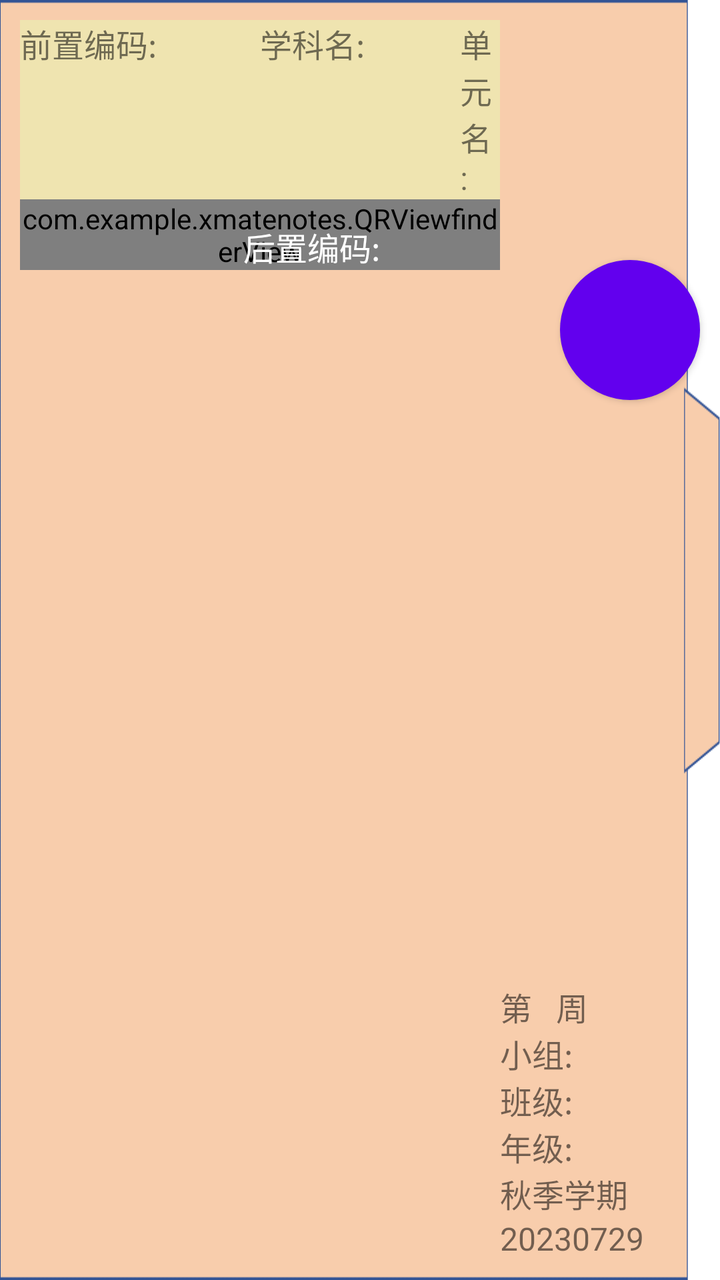
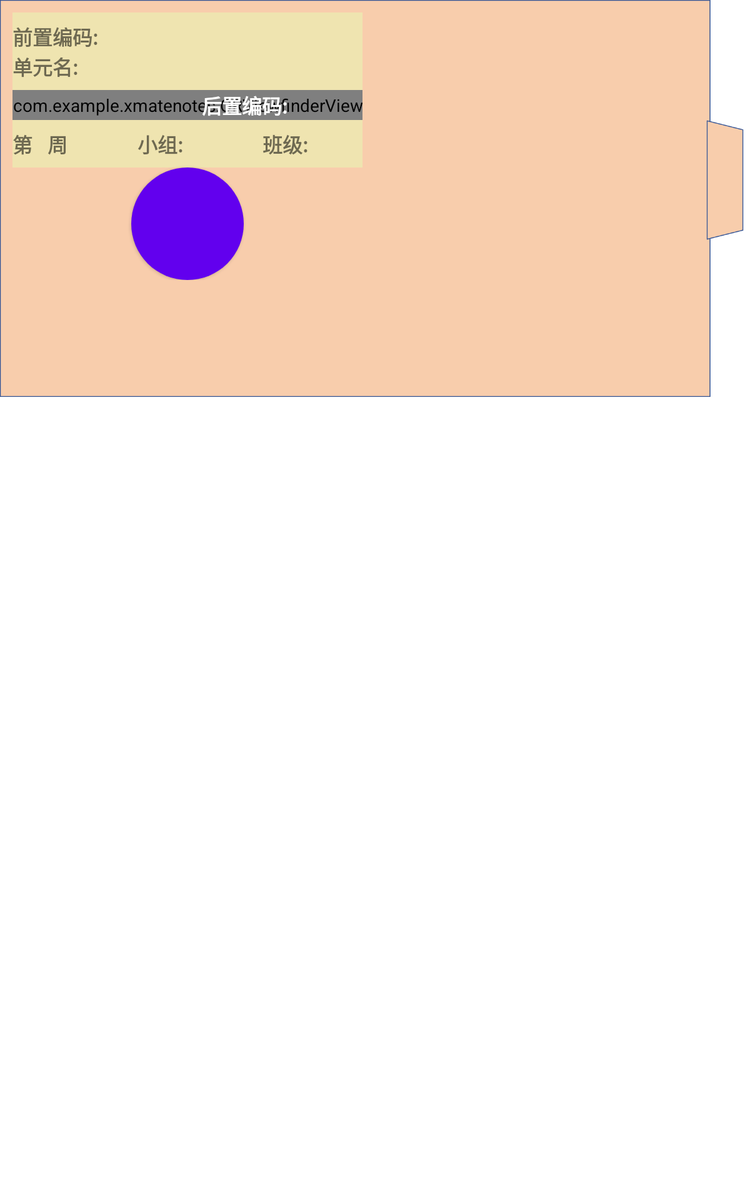

An Android layout and its configuration variant, each rendered on a device that would load it. The default file and the variant file are quoted in full after the pictures.
<!-- AndroidManifest.xml: application theme Theme.XmateNotes -->
<!-- res/layout/activity_opencamera.xml -->
<RelativeLayout
    xmlns:android="http://schemas.android.com/apk/res/android"
    xmlns:tools="http://schemas.android.com/tools"
    xmlns:app="http://schemas.android.com/apk/res-auto"
    android:layout_width="match_parent"
    android:layout_height="match_parent"
    tools:context=".ui.qrcode.WeChatQRCodeActivity"
    >

    <RelativeLayout
        android:id="@+id/left_layout"
        android:layout_width="wrap_content"
        android:layout_height="wrap_content"
        android:background="@drawable/camera_background"
        >

        <LinearLayout
            android:layout_width="wrap_content"
            android:layout_height="wrap_content"
            android:orientation="horizontal">

            <LinearLayout
                android:layout_width="0dp"
                android:layout_height="wrap_content"
                android:layout_weight="1"
                android:layout_marginTop="10dp"
                android:layout_marginBottom="10dp"
                android:layout_marginStart="10dp"
                android:orientation="vertical">

                <RelativeLayout
                    android:layout_width="match_parent"
                    android:layout_height="wrap_content"
                    android:id="@+id/TopBar_layout"
                    android:background="#EFE4B0"
                    >

                    <TextView
                        android:id="@+id/precode_text"
                        android:layout_width="wrap_content"
                        android:layout_height="wrap_content"
                        android:text="前置编码:"
                        android:textSize="16dp"
                        />

                    <TextView
                        android:layout_marginStart="120dp"
                        android:id="@+id/subject_text"
                        android:layout_width="wrap_content"
                        android:layout_height="wrap_content"
                        android:text="学科名:"
                        android:textSize="16dp"
                        />

                    <TextView
                        android:layout_marginStart="220dp"
                        android:id="@+id/unit_text"
                        android:layout_width="wrap_content"
                        android:layout_height="wrap_content"
                        android:text="单元名:"
                        android:textSize="16dp"
                        />

                    <TextView
                        android:layout_marginStart="420dp"
                        android:id="@+id/stage_text"
                        android:layout_width="wrap_content"
                        android:layout_height="wrap_content"
                        android:text="阶段:"
                        android:textSize="16dp"
                        />

                    <TextView
                        android:layout_marginStart="560dp"
                        android:id="@+id/classtime_text"
                        android:layout_width="wrap_content"
                        android:layout_height="wrap_content"
                        android:text="课时:"
                        android:textSize="16dp"
                        />


                </RelativeLayout>

                <FrameLayout
                    android:layout_below="@id/TopBar_layout"
                    android:layout_toStartOf="@id/verticalBar_layout"
                    android:layout_alignStart="@id/TopBar_layout"
                    android:layout_alignEnd="@id/TopBar_layout"
                    android:layout_width="wrap_content"
                    android:layout_weight="1"
                    android:layout_height="0dp">

                    <androidx.camera.view.PreviewView
                        android:id="@+id/previewView"
                        android:layout_width="match_parent"
                        android:layout_height="match_parent"/>
                    <ImageView
                        android:id="@+id/ivResult"
                        android:layout_width="match_parent"
                        android:layout_height="match_parent"/>
                    <com.example.xmatenotes.QRViewfinderView
                        android:id="@+id/QRViewfinderView"
                        android:layout_width="match_parent"
                        android:layout_height="match_parent"
                        app:vvViewfinderStyle="popular"
                        app:vvLaserStyle="image"
                        app:vvLaserDrawableRatio="0.8"
                        app:vvLaserDrawable="@drawable/ic_laser_line"/>

                    <TextView
                            android:id="@+id/postcode_text"
                            android:layout_width="wrap_content"
                            android:layout_height="wrap_content"
                            android:text="后置编码:"
                            android:textSize="16dp"
                            android:textColor="@color/white"
                            android:layout_marginEnd="60dp"
                            android:layout_gravity="right|bottom">

                    </TextView>

                </FrameLayout>
                </LinearLayout>

            <RelativeLayout
                android:layout_width="75dp"
                android:layout_height="wrap_content"
                android:layout_marginEnd="35dp"
                android:layout_marginBottom="10dp"
                android:id="@+id/verticalBar_layout"
                >

                <TextView
                    android:id="@+id/week_text"
                    android:layout_width="wrap_content"
                    android:layout_height="wrap_content"
                    android:text="第   周"
                    android:textSize="16dp"
                    android:layout_above="@id/group_text"
                    />
                <TextView
                    android:id="@+id/group_text"
                    android:layout_width="wrap_content"
                    android:layout_height="wrap_content"
                    android:text="小组:"
                    android:textSize="16dp"
                    android:layout_above="@id/room_text"
                    />

                <TextView
                    android:id="@+id/room_text"
                    android:layout_width="wrap_content"
                    android:layout_height="wrap_content"
                    android:text="班级:"
                    android:textSize="16dp"
                    android:layout_above="@id/grade_text"
                    />
                <TextView
                    android:id="@+id/grade_text"
                    android:layout_width="wrap_content"
                    android:layout_height="wrap_content"
                    android:text="年级:"
                    android:textSize="16dp"
                    android:layout_above="@id/term_text"
                    />
                <TextView
                    android:id="@+id/term_text"
                    android:layout_width="wrap_content"
                    android:layout_height="wrap_content"
                    android:text="秋季学期"
                    android:textSize="16dp"
                    android:layout_above="@id/day_text"
                    />

                <TextView
                    android:id="@+id/day_text"
                    android:layout_width="wrap_content"
                    android:layout_height="wrap_content"
                    android:text="20230729"
                    android:textSize="16dp"
                    android:layout_alignParentBottom="true"

                    />
            </RelativeLayout>

        </LinearLayout>

    
    
    
    
    
    
    
    
    

        <Button
            android:id="@+id/btnCapture"
            android:layout_width="70dp"
            android:layout_height="70dp"
            android:layout_alignParentEnd="true"
            android:layout_centerHorizontal="true"
            android:layout_marginTop="130dp"
            android:layout_marginEnd="10dp"
            android:background="@drawable/circle_shape"
            android:text=" "
            android:textColor="#000000"
            android:textSize="22sp" />

    </RelativeLayout>
























































































</RelativeLayout>
<!-- resources referenced by this layout -->
<resources>
  <color name="white">#FFFFFFFF</color>
  <!-- drawable camera_background: png bitmap (drawable-xxhdpi, 9941 bytes) -->
  <!-- drawable circle_shape (drawable) -->
  <shape xmlns:android="http://schemas.android.com/apk/res/android"
      android:shape="oval">
      <solid android:color="#7F82BB" />
      <size
          android:width="48dp"
          android:height="48dp" />
  </shape>
  <style name="Theme.XmateNotes" parent="Theme.MaterialComponents.DayNight.DarkActionBar">
          
          <item name="colorPrimary">@color/purple_500</item>
          <item name="colorPrimaryVariant">@color/purple_700</item>
          <item name="colorOnPrimary">@color/white</item>
          
          <item name="colorSecondary">@color/teal_200</item>
          <item name="colorSecondaryVariant">@color/teal_700</item>
          <item name="colorOnSecondary">@color/black</item>
          
          <item name="android:statusBarColor">?attr/colorPrimaryVariant</item>
          
      </style>
  <color name="purple_500">#FF6200EE</color>
  <color name="purple_700">#FF3700B3</color>
  <color name="teal_200">#FF03DAC5</color>
  <color name="teal_700">#FF018786</color>
  <color name="black">#FF000000</color>
</resources>
<!-- res/layout-large/activity_opencamera.xml (the repository's variant of the layout above) -->
<!-- drawn on a 7-inch tablet held upright -->
<RelativeLayout
    xmlns:android="http://schemas.android.com/apk/res/android"
    xmlns:tools="http://schemas.android.com/tools"
    xmlns:app="http://schemas.android.com/apk/res-auto"
    android:layout_width="match_parent"
    android:layout_height="match_parent"
    tools:context=".ui.qrcode.WeChatQRCodeActivity"
    >

    <RelativeLayout
        android:id="@+id/left_layout"
        android:layout_width="wrap_content"
        android:layout_height="wrap_content"
        android:background="@drawable/camera_background"
        >

        <LinearLayout
            android:layout_width="wrap_content"
            android:layout_height="wrap_content"
            android:orientation="horizontal">

            <LinearLayout
                android:layout_width="0dp"
                android:layout_height="wrap_content"
                android:layout_weight="1"
                android:layout_marginEnd="70dp"
                android:layout_marginTop="10dp"
                android:layout_marginBottom="10dp"
                android:layout_marginStart="10dp"
                android:orientation="vertical">

                <RelativeLayout
                    android:layout_width="match_parent"
                    android:layout_height="wrap_content"
                    android:paddingVertical="7dp"
                    android:id="@+id/topBar_layout"
                    android:background="#EFE4B0"
                    >

                    <TextView
                        android:id="@+id/precode_text"
                        android:layout_width="wrap_content"
                        android:layout_height="wrap_content"
                        android:text="前置编码:"
                        android:textSize="16sp"
                        android:textStyle="bold"
                        />

                    <TextView
                        android:layout_marginStart="300dp"
                        android:id="@+id/subject_text"
                        android:layout_width="wrap_content"
                        android:layout_height="wrap_content"
                        android:text="学科名:"
                        android:textSize="16sp"
                        android:textStyle="bold"
                        />

                    <TextView
                        android:layout_below="@id/precode_text"
                        android:id="@+id/unit_text"
                        android:layout_width="wrap_content"
                        android:layout_height="wrap_content"
                        android:text="单元名:"
                        android:textSize="16sp"
                        android:textStyle="bold"
                        />

                    <TextView
                        android:layout_below="@id/subject_text"
                        android:layout_marginStart="300dp"
                        android:id="@+id/stage_text"
                        android:layout_width="wrap_content"
                        android:layout_height="wrap_content"
                        android:text="阶段:"
                        android:textSize="16sp"
                        android:textStyle="bold"
                        />

                    <TextView
                        android:layout_below="@id/subject_text"
                        android:layout_marginStart="480dp"
                        android:id="@+id/classtime_text"
                        android:layout_width="wrap_content"
                        android:layout_height="wrap_content"
                        android:text="课时:"
                        android:textSize="16sp"
                        android:textStyle="bold"
                        />


                </RelativeLayout>

                <FrameLayout
                    android:layout_below="@id/TopBar_layout"
                    android:layout_toStartOf="@id/verticalBar_layout"
                    android:layout_alignStart="@id/TopBar_layout"
                    android:layout_alignEnd="@id/TopBar_layout"
                    android:layout_width="wrap_content"
                    android:layout_weight="1"
                    android:layout_height="0dp">

                    <androidx.camera.view.PreviewView
                        android:id="@+id/previewView"
                        android:layout_width="match_parent"
                        android:layout_height="match_parent"/>
                    <ImageView
                        android:id="@+id/ivResult"
                        android:layout_width="match_parent"
                        android:layout_height="match_parent"/>
                    <com.example.xmatenotes.QRViewfinderView
                        android:id="@+id/QRViewfinderView"
                        android:layout_width="match_parent"
                        android:layout_height="match_parent"
                        app:vvViewfinderStyle="popular"
                        app:vvLaserStyle="image"
                        app:vvLaserDrawableRatio="0.8"
                        app:vvLaserDrawable="@drawable/ic_laser_line"/>

                    <TextView
                            android:id="@+id/postcode_text"
                            android:layout_width="wrap_content"
                            android:layout_height="wrap_content"
                            android:text="后置编码:"
                            android:textSize="16sp"
                            android:textStyle="bold"
                            android:textColor="@color/white"
                            android:layout_marginEnd="60dp"
                            android:layout_gravity="right|bottom">

                    </TextView>

                </FrameLayout>

                <RelativeLayout
                    android:layout_width="match_parent"
                    android:layout_height="wrap_content"
                    android:paddingVertical="7dp"
                    android:id="@+id/BottomBar_layout"
                    android:background="#EFE4B0"
                    >

                    <TextView
                        android:id="@+id/week_text"
                        android:layout_width="wrap_content"
                        android:layout_height="wrap_content"
                        android:text="第   周"
                        android:textSize="16sp"
                        android:textStyle="bold"
                        />

                    <TextView
                        android:id="@+id/group_text"
                        android:layout_marginStart="100dp"
                        android:layout_width="wrap_content"
                        android:layout_height="wrap_content"
                        android:text="小组:"
                        android:textSize="16sp"
                        android:textStyle="bold"
                        />

                    <TextView
                        android:id="@+id/room_text"
                        android:layout_marginStart="200dp"
                        android:layout_width="wrap_content"
                        android:layout_height="wrap_content"
                        android:text="班级:"
                        android:textSize="16sp"
                        android:textStyle="bold"
                        />

                    <TextView
                        android:id="@+id/grade_text"
                        android:layout_width="wrap_content"
                        android:layout_height="wrap_content"
                        android:layout_marginStart="300dp"
                        android:text="年级:"
                        android:textSize="16sp"
                        android:textStyle="bold"
                        />

                    <TextView
                        android:id="@+id/term_text"
                        android:layout_marginStart="400dp"
                        android:layout_width="wrap_content"
                        android:layout_height="wrap_content"
                        android:text="秋季学期"
                        android:textSize="16sp"
                        android:textStyle="bold"
                        />

                    <TextView
                        android:id="@+id/day_text"
                        android:layout_marginStart="500dp"
                        android:layout_width="wrap_content"
                        android:layout_height="wrap_content"
                        android:text="20230729"
                        android:textStyle="bold"
                        android:textSize="16sp"
                        />
                </RelativeLayout>

                <Button
                    android:id="@+id/btnCapture"
                    android:layout_width="90dp"
                    android:layout_height="90dp"
                    android:layout_gravity="center"
                    android:background="@drawable/circle_shape"
                    android:text=" "
                    android:textColor="#000000"
                    android:textSize="30sp" />

            </LinearLayout>

        </LinearLayout>
    </RelativeLayout>
























































































</RelativeLayout>
